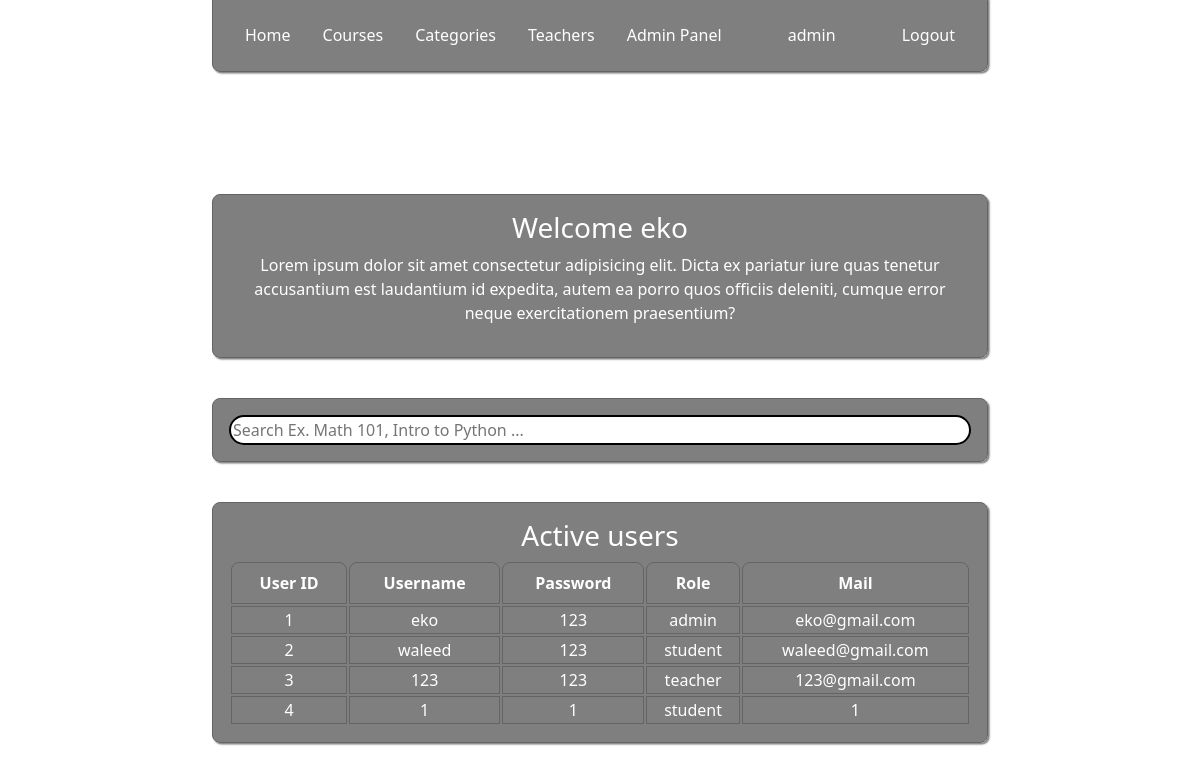
/admin_panel.php (signed in), run on the app's committed database.
### tables this page shows
CREATE TABLE `users` (
  `user_id` int(10) unsigned NOT NULL AUTO_INCREMENT,
  `name` varchar(100) NOT NULL,
  `password` varchar(100) NOT NULL,
  `role` enum('teacher','student','admin') NOT NULL,
  `mail` varchar(100) NOT NULL,
  PRIMARY KEY (`user_id`)
);

### admin_panel.php (the view, shortened to what this page needs)
<?php
include "base.php";
$user = $_SESSION['user'];
if (isset($_GET['search'])){
    $search =   trim($_GET['search']);
    $query = $pdo->prepare("SELECT * FROM course_project.users usr
                            WHERE
                            name LIKE ? OR
                            role LIKE ? OR
                            mail LIKE ?");
    $query -> execute(["%$search%", "%$search%", "%$search%"]);
    $users = $query -> fetchAll();
} else {
    $query = $pdo -> query("SELECT * FROM course_project.users");
    $users = $query -> fetchAll();
}
?>
<div class="container mt-5">
    <h1 class="text-center">Current users</h1>
        <div class="card w-100 mt-3 text-center">
            <h3>Welcome <?= $user['name'] ?></h3>
            <p>Lorem ipsum dolor sit amet consectetur adipisicing elit. Dicta ex pariatur iure quas tenetur accusantium est laudantium id expedita, autem ea porro quos officiis deleniti, cumque error neque exercitationem praesentium?</p>
        </div>
        <br>
        <?php include('search.php'); ?>
        <br>
        <div class="card w-100 mt-3">
            <h3 class="text-center">Active users</h3>
            <table class="text-center w-100">
                <thead>
                    <tr>
                        <th>User ID</th>
                        <th>Username</th>
                        <th>Password</th>
                        <th>Role</th>
                        <th>Mail</th>
                    </tr>
                </thead>
            <?php foreach($users as $user): ?>
                <tr>
                    <form method="POST">
                        <td><?= $user['user_id'] ?></td>
                        <td><?= $user['name'] ?></td>
                        <td><?= $user['password'] ?></td>
                        <td><?= $user['role'] ?></td>
                        <td><?= $user['mail'] ?></td>
                    </form>
                </tr>
            <?php endforeach ?>
            </table>
        </div>
</div>

### static/css/base.css (style rules this page uses)
:root { --text-color: white; --bg-grad: linear-gradient(rgb(78, 78, 78),rgb(34, 34, 34)); --bg-grad-2: linear-gradient(rgb(110, 110, 110),rgb(77, 77, 77)); --bg-grad-3: linear-gradient(rgb(150, 150, 150),rgb(110, 110, 110)); --border-color: 1px solid rgb(100, 100, 100); --border-color-gold: 2px solid rgb(150, 120, 40); --border-color-blue: 2px solid rgb(103, 168, 206); --shadow: 0.1rem 0.1rem 0.1rem rgba(0, 0, 0, 0.5); --shadow-strong: 0.2rem 0.2rem 0.3rem rgba(0, 0, 0, 1); }
h1, h2, h3, h4, h5, h6, div, form, li, ul, nav, a, p { color: white !important; }
body { background-image: url("../img/purple_abstract_wallpaper.jpg"); background-repeat: no-repeat; background-attachment: fixed; background-size: cover; background-position: center; }
table { border-collapse: separate; }
th { padding: 0.5rem !important; border: var(--border-color); border-radius: 0.5rem 0.5rem 0rem 0rem !important; }
td { border: var(--border-color); text-align: center; }
.container { max-width: 800px; }
.card { padding: 1rem; border-radius: 0.5rem; border: var(--border-color); box-shadow: var(--shadow); background-color: rgba(0, 0, 0, 0.5); backdrop-filter: blur(10px); scale: 1; transition: all ease-in-out 0.1s ; }

### data on the page
users: name "eko", user_id "1", password "123", role "admin", mail "eko@gmail.com"
users: user_id "2", name "waleed", password "123", role "student", mail "waleed@gmail.com"
users: user_id "3", name "123", password "123", role "teacher", mail "123@gmail.com"
users: user_id "4", name "1", password "1", role "student", mail "1"

### other printed values
$user['role'] "admin"
